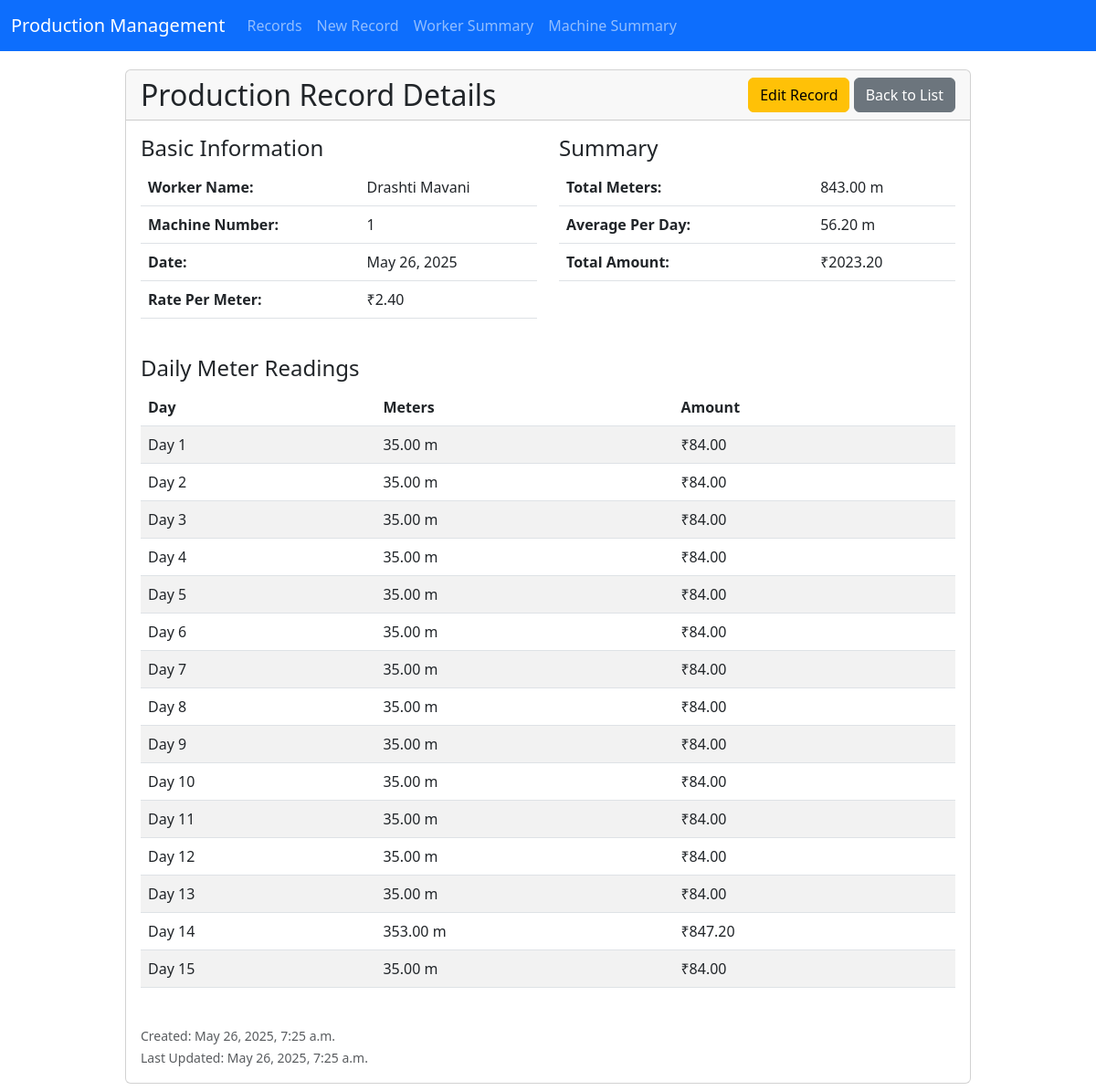
The page /production/records/1/ (signed in) on the database its author committed.
### production/models.py (models this page shows, shortened)
class WorkerProduction(models.Model):
    MACHINE_CHOICES = [(i, f'Machine {i}') for i in range(1, 193)]
    name = models.CharField(max_length=100, verbose_name="Worker Name")
    machine_no = models.IntegerField(
        choices=MACHINE_CHOICES,
        validators=[MinValueValidator(1), MaxValueValidator(192)],
        verbose_name="Machine Number"
    )
    date = models.DateField(verbose_name="Date")
    day_1_meter = models.DecimalField(max_digits=10, decimal_places=2, default=0, verbose_name="Day 1 Meter")
    day_2_meter = models.DecimalField(max_digits=10, decimal_places=2, default=0, verbose_name="Day 2 Meter")
    day_3_meter = models.DecimalField(max_digits=10, decimal_places=2, default=0, verbose_name="Day 3 Meter")
    day_4_meter = models.DecimalField(max_digits=10, decimal_places=2, default=0, verbose_name="Day 4 Meter")
    day_5_meter = models.DecimalField(max_digits=10, decimal_places=2, default=0, verbose_name="Day 5 Meter")
    day_6_meter = models.DecimalField(max_digits=10, decimal_places=2, default=0, verbose_name="Day 6 Meter")
    day_7_meter = models.DecimalField(max_digits=10, decimal_places=2, default=0, verbose_name="Day 7 Meter")
    day_8_meter = models.DecimalField(max_digits=10, decimal_places=2, default=0, verbose_name="Day 8 Meter")
    day_9_meter = models.DecimalField(max_digits=10, decimal_places=2, default=0, verbose_name="Day 9 Meter")
    day_10_meter = models.DecimalField(max_digits=10, decimal_places=2, default=0, verbose_name="Day 10 Meter")
    day_11_meter = models.DecimalField(max_digits=10, decimal_places=2, default=0, verbose_name="Day 11 Meter")
    day_12_meter = models.DecimalField(max_digits=10, decimal_places=2, default=0, verbose_name="Day 12 Meter")
    day_13_meter = models.DecimalField(max_digits=10, decimal_places=2, default=0, verbose_name="Day 13 Meter")
    day_14_meter = models.DecimalField(max_digits=10, decimal_places=2, default=0, verbose_name="Day 14 Meter")
    day_15_meter = models.DecimalField(max_digits=10, decimal_places=2, default=0, verbose_name="Day 15 Meter")
    rate_per_meter = models.DecimalField(
        max_digits=10,
        decimal_places=2,
        default=0,
        verbose_name="Rate Per Meter"
    )
    total_meter = models.DecimalField(
        max_digits=15,
        decimal_places=2,
        default=0,
        verbose_name="Total Meter (15 days)"
    )
    total_rate = models.DecimalField(
        max_digits=15,
        decimal_places=2,
        default=0,
        verbose_name="Total Rate (15 days)"
    )
    avg_meter_per_day = models.DecimalField(
        max_digits=10,
        decimal_places=2,
        default=0,
        verbose_name="Average Meter Per Day"
    )
    created_at = models.DateTimeField(auto_now_add=True)
    updated_at = models.DateTimeField(auto_now=True)
    class Meta:
        verbose_name = "Worker Production Record"
        verbose_name_plural = "Worker Production Records"
        unique_together = ['name', 'machine_no', 'date']
        ordering = ['-date', 'name', 'machine_no']

### production/views.py (the view)
# urls.py: path('records/<int:pk>/', views.record_detail, name='record_detail'),
@login_required
def record_detail(request, pk):
    record = get_object_or_404(WorkerProduction, pk=pk)
    daily_meters = [
        (f'Day {i}', getattr(record, f'day_{i}_meter'))
        for i in range(1, 16)
    ]
    context = {
        'record': record,
        'daily_meters': daily_meters,
    }
    return render(request, 'production/record_detail.html', context)

### production/templatetags/production_extras.py (called while the page is built)
@register.filter
def multiply(value, arg):
    try:
        return float(value) * float(arg)
    except (ValueError, TypeError):
        return 0

### production/templates/production/record_detail.html (shortened to what this page needs)
{% extends 'production/base.html' %}
{% load production_extras %}
{% block content %}
<div class="container">
    <div class="row justify-content-center">
        <div class="col-md-10">
            <div class="card">
                <div class="card-header d-flex justify-content-between align-items-center">
                    <h2 class="card-title mb-0">Production Record Details</h2>
                    <div>
                        <a href="{% url 'production:record_edit' record.pk %}" class="btn btn-warning">Edit Record</a>
                        <a href="{% url 'production:record_list' %}" class="btn btn-secondary">Back to List</a>
                    </div>
                </div>
                <div class="card-body">
                    <div class="row mb-4">
                        <div class="col-md-6">
                            <h4>Basic Information</h4>
                            <table class="table">
                                <tr>
                                    <th>Worker Name:</th>
                                    <td>{{ record.name }}</td>
                                </tr>
                                <tr>
                                    <th>Machine Number:</th>
                                    <td>{{ record.machine_no }}</td>
                                </tr>
                                <tr>
                                    <th>Date:</th>
                                    <td>{{ record.date }}</td>
                                </tr>
                                <tr>
                                    <th>Rate Per Meter:</th>
                                    <td>₹{{ record.rate_per_meter|floatformat:2 }}</td>
                                </tr>
                            </table>
                        </div>
                        <div class="col-md-6">
                            <h4>Summary</h4>
                            <table class="table">
                                <tr>
                                    <th>Total Meters:</th>
                                    <td>{{ record.total_meter|floatformat:2 }} m</td>
                                </tr>
                                <tr>
                                    <th>Average Per Day:</th>
                                    <td>{{ record.avg_meter_per_day|floatformat:2 }} m</td>
                                </tr>
                                <tr>
                                    <th>Total Amount:</th>
                                    <td>₹{{ record.total_rate|floatformat:2 }}</td>
                                </tr>
                            </table>
                        </div>
                    </div>
                    <h4>Daily Meter Readings</h4>
                    <div class="table-responsive">
                        <table class="table table-striped">
                            <thead>
                                <tr>
                                    <th>Day</th>
                                    <th>Meters</th>
                                    <th>Amount</th>
                                </tr>
                            </thead>
                            <tbody>
                                {% for day, meter in daily_meters %}
                                <tr>
                                    <td>{{ day }}</td>
                                    <td>{{ meter|floatformat:2 }} m</td>
                                    <td>₹{{ meter|multiply:record.rate_per_meter|floatformat:2 }}</td>
                                </tr>
                                {% endfor %}
                            </tbody>
                        </table>
                    </div>
                    <div class="mt-4 text-muted">
                        <small>
                            Created: {{ record.created_at }}<br>
                            Last Updated: {{ record.updated_at }}
                        </small>
                    </div>
                </div>
            </div>
        </div>
    </div>
</div>
{% endblock %}

### rows shown on the page
WorkerProduction: name "Drashti Mavani", machine_no "1", date "May 26, 2025", rate_per_meter "2.40", total_meter "843.00", avg_meter_per_day "56.20", total_rate "2023.20", daily_meters "35.00" "35.00" "35.00" "35.00" "35.00" "35.00" "35.00" "35.00" "35.00" "35.00" "35.00" "35.00" "35.00" "353.00" "35.00", daily_meters "84.00" "84.00" "84.00" "84.00" "84.00" "84.00" "84.00" "84.00" "84.00" "84.00" "84.00" "84.00" "84.00" "847.20" "84.00", created_at "May 26, 2025, 7:25 a.m.", updated_at "May 26, 2025, 7:25 a.m."

### other values the page prints
{{ day }} "Day 1" "Day 2" "Day 3" "Day 4" "Day 5" "Day 6" "Day 7" "Day 8" "Day 9" "Day 10" "Day 11" "Day 12" "Day 13" "Day 14" "Day 15"
